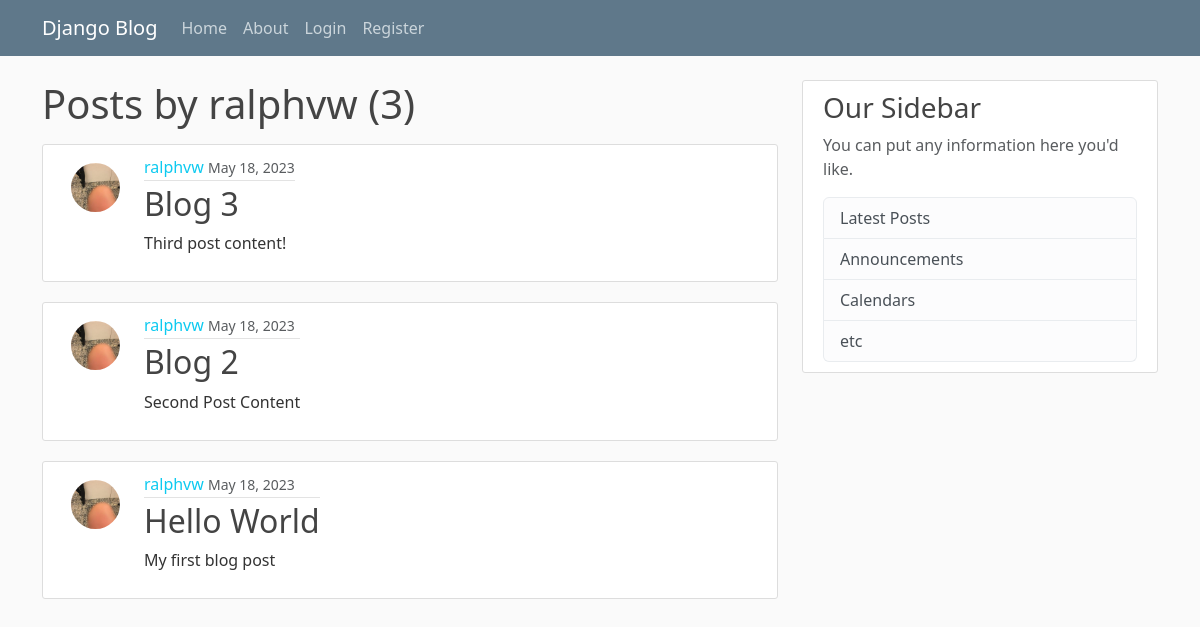
/user/ralphvw, run on an earlier commit of the app's database.
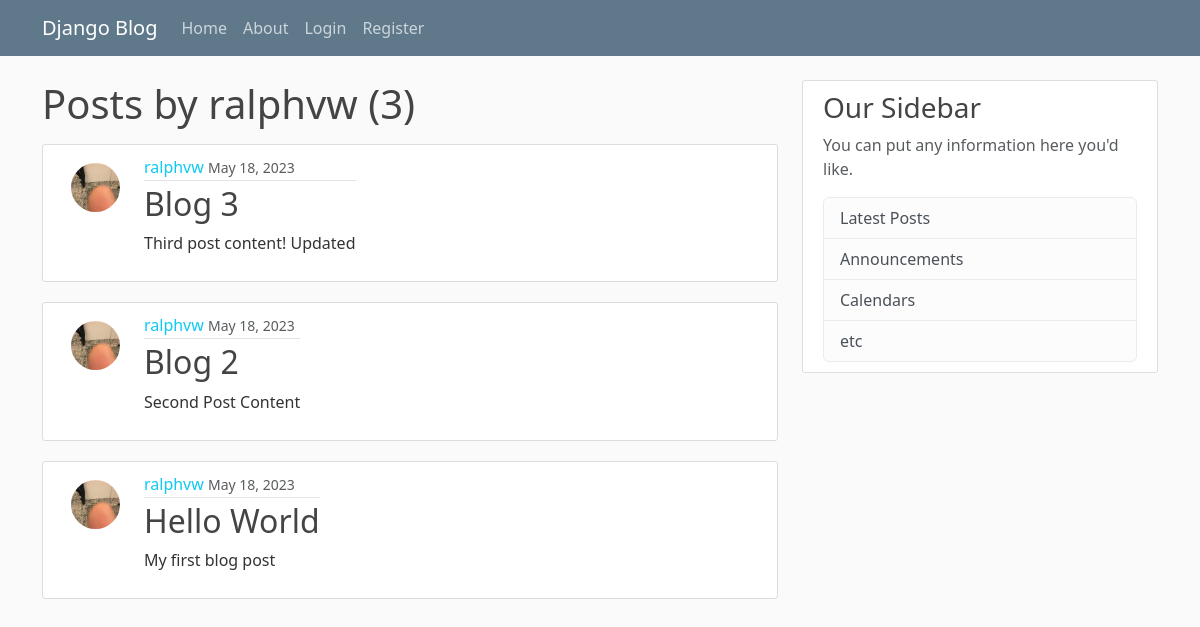
And on a later commit of the database.
### blog/models.py (models this page shows, shortened)
class Post(models.Model):
    title = models.CharField(max_length=100)
    content = models.TextField()
    date_posted = models.DateTimeField(default=timezone.now)
    author = models.ForeignKey(User, on_delete=models.CASCADE)

### users/models.py (models this page shows, shortened)
class Profile(models.Model):
    user = models.OneToOneField(User, on_delete=models.CASCADE)
    image = models.ImageField(default="default.jpg", upload_to="profile_pics")

### blog/views.py (the view)
# urls.py: path("user/<str:username>", UserPostListView.as_view(), name="user-posts"),
class UserPostListView(ListView):
    model = Post
    template_name = "blog/user_posts.html"
    context_object_name = "posts"
    paginate_by = 5
    def get_queryset(self) -> QuerySet[Any]:
        user = get_object_or_404(User, username=self.kwargs.get("username"))
        return Post.objects.filter(author=user).order_by("-date_posted")

### blog/templates/blog/user_posts.html (shortened to what this page needs)
{% extends 'blog/base.html' %} {% block content %}
<h1 class="mb-3">Posts by {{ view.kwargs.username }} ({{page_obj.paginator.count}})</h1>
{% for post in posts %}
<article class="media content-section d-flex">
  <img
    class="rounded-circle article-img d-flex p-2"
    src="{{post.author.profile.image.url}}"
  />
  <div class="media-body">
    <div class="article-metadata">
      <a class="mr-2 text-decoration-none text-info" href="{%url 'user-posts' post.author.username %}"
        >{{ post.author }}</a
      >
      <small class="text-muted">{{ post.date_posted|date:"F d, Y" }}</small>
    </div>
    <h2>
      <a
        class="article-title text-decoration-none"
        href="{% url 'post-detail' post.id %}"
        >{{ post.title }}</a
      >
    </h2>
    <p class="article-content">{{ post.content }}</p>
  </div>
</article>
{%endfor%}  {% endblock content %}

What changed in the data, as far as the page shows it:
changed Post "Blog 3": content "Third post content!" → "Third post content! Updated"
